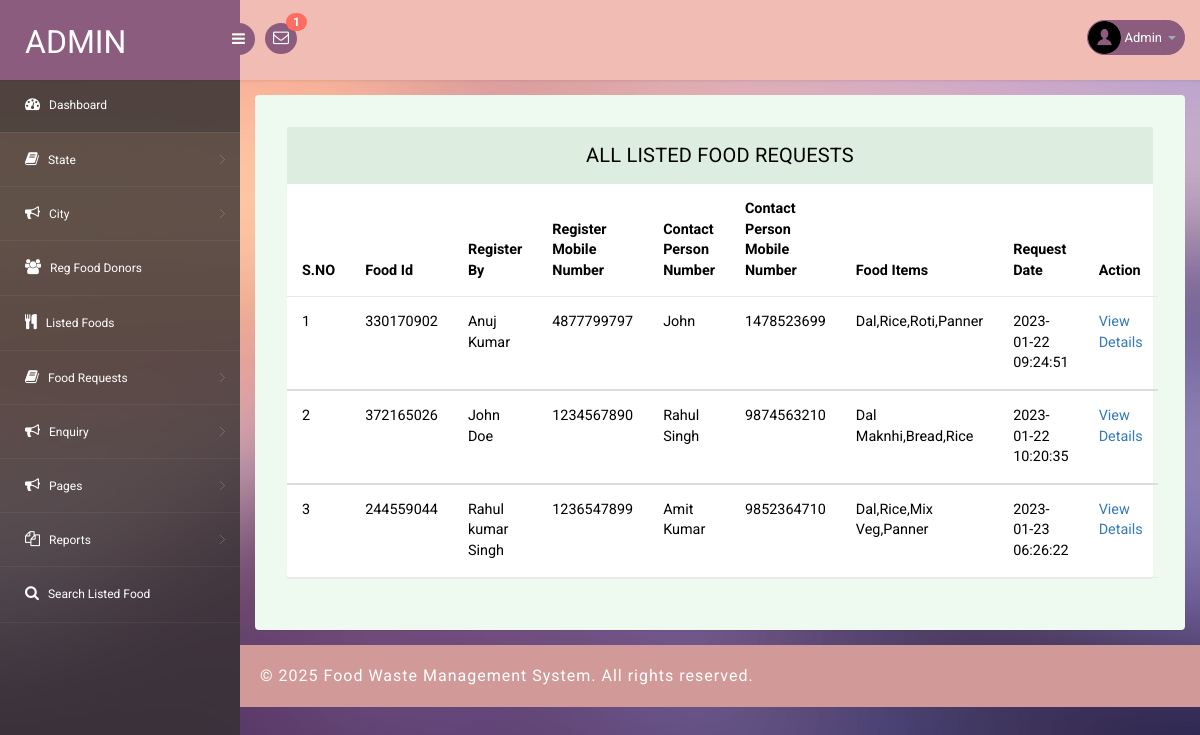
The page /admin/all-listed-food.php (signed in) on the database its author committed.
### tables this page shows
CREATE TABLE `tblfood` (
  `ID` int(10) NOT NULL,
  `DonorID` int(10) DEFAULT NULL,
  `foodId` int(10) DEFAULT NULL,
  `FoodItems` mediumtext DEFAULT NULL,
  `StateName` varchar(200) DEFAULT NULL,
  `CityName` varchar(200) DEFAULT NULL,
  `Description` mediumtext DEFAULT NULL,
  `PickupDate` varchar(200) DEFAULT NULL,
  `PickupAddress` mediumtext DEFAULT NULL,
  `ContactPerson` varchar(200) DEFAULT NULL,
  `CPMobNumber` bigint(10) DEFAULT NULL,
  `Image` varchar(200) DEFAULT NULL,
  `CreationDate` timestamp NULL DEFAULT current_timestamp(),
  `UpdationDate` timestamp NULL DEFAULT NULL ON UPDATE current_timestamp()
);

CREATE TABLE `tbldonor` (
  `ID` int(10) NOT NULL,
  `FullName` varchar(200) DEFAULT NULL,
  `Email` varchar(200) DEFAULT NULL,
  `MobileNumber` bigint(10) DEFAULT NULL,
  `Password` varchar(120) DEFAULT NULL,
  `RegDate` timestamp NULL DEFAULT current_timestamp()
);

### admin/all-listed-food.php (the view, shortened to what this page needs)
<?php
include('includes/dbconnection.php');
if (strlen($_SESSION['pgasaid']==0)) {
  header('location:logout.php');
  } else{
?>
<!DOCTYPE html>
<head>
<link rel="stylesheet" href="css/bootstrap.min.css" >
<link href="css/style.css" rel='stylesheet' type='text/css' />
<link href="css/style-responsive.css" rel="stylesheet"/>
<link rel="stylesheet" href="css/font.css" type="text/css"/>
<link href="css/font-awesome.css" rel="stylesheet">
</head>
<body>
<section id="container">
<?php include_once('includes/header.php');?>
<?php include_once('includes/sidebar.php');?>
<section id="main-content">
	<section class="wrapper">
		<div class="table-agile-info">
 <div class="panel panel-default">
    <div class="panel-heading">
     All Listed Food Requests
    </div>
    <div>
      <table class="table" ui-jq="footable" ui-options='{
        "paging": {
          "enabled": true
        },
        "filtering": {
          "enabled": true
        },
        "sorting": {
          "enabled": true
        }}'>
        <thead>
          <tr>
            <th data-breakpoints="xs">S.NO</th>
            <th>Food Id</th>
            <th>Register By</th>
            <th>Register Mobile Number</th>
            <th>Contact Person Number</th>
            <th>Contact Person Mobile Number</th>
            <th>Food Items</th>
            <th>Request Date</th>
            <th data-breakpoints="xs">Action</th>
          </tr>
        </thead>
        <?php
$ret=mysqli_query($con,"select tblfood.ID,tblfood.foodId,tblfood.ContactPerson,tblfood.CPMobNumber,tblfood.CreationDate,tblfood.FoodItems,tbldonor.FullName,tbldonor.MobileNumber from  tblfood join tbldonor on tblfood.DonorID=tbldonor.ID");
$cnt=1;
while ($row=mysqli_fetch_array($ret)) {
?>
        <tbody>
          <tr data-expanded="true">
            <td><?php echo $cnt;?></td>
              <td><?php  echo $row['foodId'];?></td>
                  <td><?php  echo $row['FullName'];?></td>
                  <td><?php  echo $row['MobileNumber'];?></td>
                  <td><?php  echo $row['ContactPerson'];?></td>
                  <td><?php  echo $row['CPMobNumber'];?></td>
                  <td><?php  echo $row['FoodItems'];?></td>
                  <td><?php  echo $row['CreationDate'];?></td>
                  <td><a href="food-details.php?viewid=<?php echo $row['ID'];?>">View Details</a></td>
                </tr>
                <?php
$cnt=$cnt+1;
}?>
 </tbody>
            </table>
    </div>
  </div>
</div>
</section>
		 <?php include_once('includes/footer.php');?>
</section>
</section>
</body>
</html>
<?php }  ?>

### admin/includes/header.php (shortened to what this page needs)
<?php
include('includes/dbconnection.php');
?>
<header class="header fixed-top clearfix">
<div class="brand">
    <a href="dashboard.php" class="logo">
        Admin
    </a>
    <div class="sidebar-toggle-box">
        <div class="fa fa-bars"></div>
    </div>
</div>
<div class="nav notify-row" id="top_menu">
    <ul class="nav top-menu">
                <?php
$ret1=mysqli_query($con,"select tblfoodrequests.id,fullName,requestNumber    from tblfoodrequests
 join tblfood  on tblfood.ID=tblfoodrequests.foodId
 where   (tblfoodrequests.status is null || tblfoodrequests.status='')");
$num=mysqli_num_rows($ret1);
?>
        <li id="header_inbox_bar" class="dropdown">
            <a data-toggle="dropdown" class="dropdown-toggle" href="#">
                <i class="fa fa-envelope-o"></i>
                <span class="badge bg-important"><?php echo $num;?></span>
            </a>
        </li>
    </ul>
</div>
<div class="top-nav clearfix">
    <ul class="nav pull-right top-menu">
        <li class="dropdown">
            <a data-toggle="dropdown" class="dropdown-toggle" href="#">
                <?php
$adid=$_SESSION['pgasaid'];
$ret=mysqli_query($con,"select AdminName from tbladmin where ID='$adid'");
$row=mysqli_fetch_array($ret);
$name=$row['AdminName'];
?>
                <img alt="" src="images/2.png">
                <span class="username"><?php echo $name; ?></span>
                <b class="caret"></b>
            </a>
        </li>
    </ul>
</div>
</header>

### admin/includes/sidebar.php (shortened to what this page needs)
<aside>
    <div id="sidebar" class="nav-collapse">
        <div class="leftside-navigation">
            <ul class="sidebar-menu" id="nav-accordion">
                <li>
                    <a class="active" href="dashboard.php">
                        <i class="fa fa-dashboard"></i>
                        <span>Dashboard</span>
                    </a>
                </li>
                <li class="sub-menu">
                    <a href="javascript:;">
                        <i class="fa fa-book"></i>
                        <span>State</span>
                    </a>
                </li>
 <li class="sub-menu">
                    <a href="javascript:;">
                        <i class="fa fa-bullhorn"></i>
                        <span>City</span>
                    </a>
                </li>
                <li>
                    <a href="manage-donor-details.php">
                        <i class="fa fa-users"></i>
                        <span>Reg Food Donors </span>
                    </a>
                </li>
        <li>
                    <a href="all-listed-food.php">
                        <i class="icon-food"></i>
                        <span>Listed Foods </span>
                    </a>
                </li>
               <li class="sub-menu">
                    <a href="javascript:;">
                        <i class="fa fa-book"></i>
                        <span>Food Requests</span>
                    </a>
                </li>
               <li class="sub-menu">
                    <a href="javascript:;">
                        <i class="fa fa-bullhorn"></i>
                        <span>Enquiry</span>
                    </a>
                </li>
               <li class="sub-menu">
                    <a href="javascript:;">
                        <i class="fa fa-bullhorn"></i>
                        <span>Pages</span>
                    </a>
                </li>
                <li class="sub-menu">
                    <a href="javascript:;">
                        <i class="fa fa-files-o"></i>
                        <span>Reports</span>
                    </a>
                </li>
                <li>
                    <a href="search.php">
                        <i class="fa fa-search"></i>
                        <span>Search Listed Food </span>
                    </a>
                </li>
            </ul>            </div>
    </div>
</aside>

### admin/includes/footer.php
<div class="footer">
			<div class="wthree-copyright">
			  <p>© <?php echo date('Y');?> Food Waste Management System. All rights reserved.</p>
			</div>
		  </div>

### rows shown on the page
tblfood: foodId "330170902", DonorID.FullName "Anuj Kumar", DonorID.MobileNumber "4877799797", ContactPerson "John", CPMobNumber "1478523699", FoodItems "Dal,Rice,Roti,Panner", CreationDate "2023-01-22 09:24:51"
tblfood: foodId "372165026", DonorID.FullName "John Doe", DonorID.MobileNumber "1234567890", ContactPerson "Rahul Singh", CPMobNumber "9874563210", FoodItems "Dal Maknhi,Bread,Rice", CreationDate "2023-01-22 10:20:35"
tblfood: foodId "244559044", DonorID.FullName "Rahul kumar Singh", DonorID.MobileNumber "1236547899", ContactPerson "Amit Kumar", CPMobNumber "9852364710", FoodItems "Dal,Rice,Mix Veg,Panner", CreationDate "2023-01-23 06:26:22"

### other values the page prints
$num "1"
$name "Admin"
